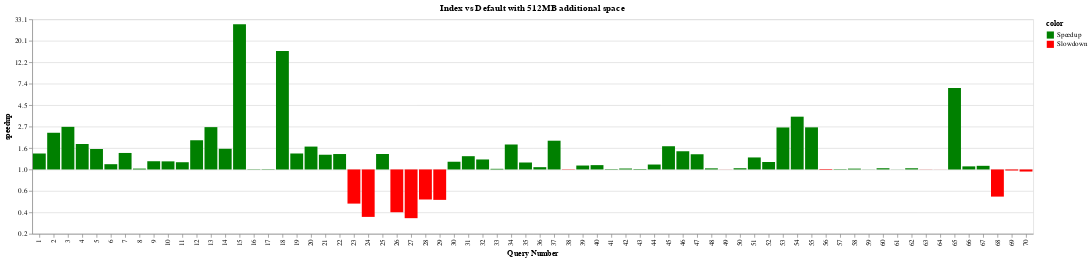

Here is the notebook cell this chart was saved with:
### Code cell
chart = plot_speedup("Index vs Default", index, 8)
chart

### Figure 1 — Vega-Lite specification as saved in the notebook (floating-point values rounded to 4 significant figures)
{"$schema": "https://vega.github.io/schema/vega-lite/v4.17.0.json", "config": {"view": {"continuousHeight": 300, "continuousWidth": 400}}, "data": {"name": "data-ec404116039ce17c3c3c7b1e5703ea16"}, "datasets": {"data-ec404116039ce17c3c3c7b1e5703ea16": [{"budget": 8, "color": "Speedup", "expt_name": "index", "log_speedup": 0.3719, "query_name": "query1", "query_num": 1, "running_time": 0.03305, "speedup": 1.451}, {"budget": 8, "color": "Speedup", "expt_name": "index", "log_speedup": 0.8554, "query_name": "query2", "query_num": 2, "running_time": 0.009514, "speedup": 2.352}, {"budget": 8, "color": "Speedup", "expt_name": "index", "log_speedup": 0.9932, "query_name": "query3", "query_num": 3, "running_time": 0.009024, "speedup": 2.7}, {"budget": 8, "color": "Speedup", "expt_name": "index", "log_speedup": 0.5931, "query_name": "query4", "query_num": 4, "running_time": 0.01655, "speedup": 1.81}, {"budget": 8, "color": "Speedup", "expt_name": "index", "log_speedup": 0.4774, "query_name": "query5", "query_num": 5, "running_time": 0.05965, "speedup": 1.612}, {"budget": 8, "color": "Speedup", "expt_name": "index", "log_speedup": 0.1228, "query_name": "query6", "query_num": 6, "running_time": 1.328, "speedup": 1.131}, {"budget": 8, "color": "Speedup", "expt_name": "index", "log_speedup": 0.3845, "query_name": "query7", "query_num": 7, "running_time": 0.3934, "speedup": 1.469}, {"budget": 8, "color": "Speedup", "expt_name": "index", "log_speedup": 0.01975, "query_name": "query8", "query_num": 8, "running_time": 2.981, "speedup": 1.02}, {"budget": 8, "color": "Speedup", "expt_name": "index", "log_speedup": 0.1916, "query_name": "query9", "query_num": 9, "running_time": 0.1651, "speedup": 1.211}, {"budget": 8, "color": "Speedup", "expt_name": "index", "log_speedup": 0.1887, "query_name": "query10", "query_num": 10, "running_time": 0.1113, "speedup": 1.208}, {"budget": 8, "color": "Speedup", "expt_name": "index", "log_speedup": 0.1685, "query_name": "query11", "query_num": 11, "running_time": 0.2285, "speedup": 1.184}, {"budget": 8, "color": "Speedup", "expt_name": "index", "log_speedup": 0.6807, "query_name": "query12", "query_num": 12, "running_time": 0.3829, "speedup": 1.975}, {"budget": 8, "color": "Speedup", "expt_name": "index", "log_speedup": 0.9866, "query_name": "query13", "query_num": 13, "running_time": 0.1742, "speedup": 2.682}, {"budget": 8, "color": "Speedup", "expt_name": "index", "log_speedup": 0.4822, "query_name": "query14", "query_num": 14, "running_time": 0.6572, "speedup": 1.62}, {"budget": 8, "color": "Speedup", "expt_name": "index", "log_speedup": 3.384, "query_name": "query15", "query_num": 15, "running_time": 0.01085, "speedup": 29.5}, {"budget": 8, "color": "Speedup", "expt_name": "index", "log_speedup": 0.006333, "query_name": "query16", "query_num": 16, "running_time": 0.446, "speedup": 1.006}, {"budget": 8, "color": "Speedup", "expt_name": "index", "log_speedup": 0.007559, "query_name": "query17", "query_num": 17, "running_time": 0.4229, "speedup": 1.008}, {"budget": 8, "color": "Speedup", "expt_name": "index", "log_speedup": 2.762, "query_name": "query18", "query_num": 18, "running_time": 0.02083, "speedup": 15.82}, {"budget": 8, "color": "Speedup", "expt_name": "index", "log_speedup": 0.3722, "query_name": "query19", "query_num": 19, "running_time": 3.52, "speedup": 1.451}, {"budget": 8, "color": "Speedup", "expt_name": "index", "log_speedup": 0.5332, "query_name": "query20", "query_num": 20, "running_time": 0.6711, "speedup": 1.704}, {"budget": 8, "color": "Speedup", "expt_name": "index", "log_speedup": 0.3432, "query_name": "query21", "query_num": 21, "running_time": 0.3912, "speedup": 1.409}, {"budget": 8, "color": "Speedup", "expt_name": "index", "log_speedup": 0.3596, "query_name": "query22", "query_num": 22, "running_time": 1.498, "speedup": 1.433}, {"budget": 8, "color": "Slowdown", "expt_name": "index", "log_speedup": -0.796, "query_name": "query23", "query_num": 23, "running_time": 3.993, "speedup": 0.4511}, {"budget": 8, "color": "Slowdown", "expt_name": "index", "log_speedup": -1.106, "query_name": "query24", "query_num": 24, "running_time": 4.049, "speedup": 0.3309}, {"budget": 8, "color": "Speedup", "expt_name": "index", "log_speedup": 0.3609, "query_name": "query25", "query_num": 25, "running_time": 0.1616, "speedup": 1.435}, {"budget": 8, "color": "Slowdown", "expt_name": "index", "log_speedup": -0.9975, "query_name": "query26", "query_num": 26, "running_time": 1.891, "speedup": 0.3688}, {"budget": 8, "color": "Slowdown", "expt_name": "index", "log_speedup": -1.136, "query_name": "query27", "query_num": 27, "running_time": 0.9151, "speedup": 0.3212}, {"budget": 8, "color": "Slowdown", "expt_name": "index", "log_speedup": -0.7001, "query_name": "query28", "query_num": 28, "running_time": 1.892, "speedup": 0.4965}, {"budget": 8, "color": "Slowdown", "expt_name": "index", "log_speedup": -0.7089, "query_name": "query29", "query_num": 29, "running_time": 1.034, "speedup": 0.4922}, {"budget": 8, "color": "Speedup", "expt_name": "index", "log_speedup": 0.1799, "query_name": "query30", "query_num": 30, "running_time": 2.497, "speedup": 1.197}, {"budget": 8, "color": "Speedup", "expt_name": "index", "log_speedup": 0.3093, "query_name": "query31", "query_num": 31, "running_time": 0.02684, "speedup": 1.362}, {"budget": 8, "color": "Speedup", "expt_name": "index", "log_speedup": 0.2329, "query_name": "query32", "query_num": 32, "running_time": 0.0402, "speedup": 1.262}, {"budget": 8, "color": "Speedup", "expt_name": "index", "log_speedup": 0.01525, "query_name": "query33", "query_num": 33, "running_time": 1.126, "speedup": 1.015}, {"budget": 8, "color": "Speedup", "expt_name": "index", "log_speedup": 0.5818, "query_name": "query34", "query_num": 34, "running_time": 0.1414, "speedup": 1.789}, {"budget": 8, "color": "Speedup", "expt_name": "index", "log_speedup": 0.1621, "query_name": "query35", "query_num": 35, "running_time": 0.04466, "speedup": 1.176}, {"budget": 8, "color": "Speedup", "expt_name": "index", "log_speedup": 0.05325, "query_name": "query36", "query_num": 36, "running_time": 0.3367, "speedup": 1.055}, {"budget": 8, "color": "Speedup", "expt_name": "index", "log_speedup": 0.6702, "query_name": "query37", "query_num": 37, "running_time": 0.3974, "speedup": 1.955}, {"budget": 8, "color": "Slowdown", "expt_name": "index", "log_speedup": -0.006671, "query_name": "query38", "query_num": 38, "running_time": 0.08561, "speedup": 0.9934}, {"budget": 8, "color": "Speedup", "expt_name": "index", "log_speedup": 0.09158, "query_name": "query39", "query_num": 39, "running_time": 0.2601, "speedup": 1.096}, {"budget": 8, "color": "Speedup", "expt_name": "index", "log_speedup": 0.1009, "query_name": "query40", "query_num": 40, "running_time": 0.2169, "speedup": 1.106}, {"budget": 8, "color": "Speedup", "expt_name": "index", "log_speedup": 0.009007, "query_name": "query41", "query_num": 41, "running_time": 4.32, "speedup": 1.009}, {"budget": 8, "color": "Speedup", "expt_name": "index", "log_speedup": 0.02161, "query_name": "query42", "query_num": 42, "running_time": 1.804, "speedup": 1.022}, {"budget": 8, "color": "Speedup", "expt_name": "index", "log_speedup": 0.01115, "query_name": "query43", "query_num": 43, "running_time": 5.25, "speedup": 1.011}, {"budget": 8, "color": "Speedup", "expt_name": "index", "log_speedup": 0.1148, "query_name": "query44", "query_num": 44, "running_time": 0.7315, "speedup": 1.122}, {"budget": 8, "color": "Speedup", "expt_name": "index", "log_speedup": 0.5413, "query_name": "query45", "query_num": 45, "running_time": 0.3862, "speedup": 1.718}, {"budget": 8, "color": "Speedup", "expt_name": "index", "log_speedup": 0.4245, "query_name": "query46", "query_num": 46, "running_time": 0.5138, "speedup": 1.529}, {"budget": 8, "color": "Speedup", "expt_name": "index", "log_speedup": 0.3545, "query_name": "query47", "query_num": 47, "running_time": 1.134, "speedup": 1.425}, {"budget": 8, "color": "Speedup", "expt_name": "index", "log_speedup": 0.02566, "query_name": "query48", "query_num": 48, "running_time": 1.161, "speedup": 1.026}, {"budget": 8, "color": "Slowdown", "expt_name": "index", "log_speedup": -0.001807, "query_name": "query49", "query_num": 49, "running_time": 3.465, "speedup": 0.9982}, {"budget": 8, "color": "Speedup", "expt_name": "index", "log_speedup": 0.02818, "query_name": "query50", "query_num": 50, "running_time": 2.344, "speedup": 1.029}, {"budget": 8, "color": "Speedup", "expt_name": "index", "log_speedup": 0.28, "query_name": "query51", "query_num": 51, "running_time": 3.86, "speedup": 1.323}, {"budget": 8, "color": "Speedup", "expt_name": "index", "log_speedup": 0.1733, "query_name": "query52", "query_num": 52, "running_time": 2.467, "speedup": 1.189}, {"budget": 8, "color": "Speedup", "expt_name": "index", "log_speedup": 0.9789, "query_name": "query53", "query_num": 53, "running_time": 0.06243, "speedup": 2.662}, {"budget": 8, "color": "Speedup", "expt_name": "index", "log_speedup": 1.23, "query_name": "query54", "query_num": 54, "running_time": 0.05524, "speedup": 3.422}, {"budget": 8, "color": "Speedup", "expt_name": "index", "log_speedup": 0.9816, "query_name": "query55", "query_num": 55, "running_time": 0.07849, "speedup": 2.669}, {"budget": 8, "color": "Slowdown", "expt_name": "index", "log_speedup": -0.01222, "query_name": "query56", "query_num": 56, "running_time": 0.6993, "speedup": 0.9879}, {"budget": 8, "color": "Speedup", "expt_name": "index", "log_speedup": 0.00833, "query_name": "query57", "query_num": 57, "running_time": 0.6479, "speedup": 1.008}, {"budget": 8, "color": "Speedup", "expt_name": "index", "log_speedup": 0.01933, "query_name": "query58", "query_num": 58, "running_time": 27.1, "speedup": 1.02}, {"budget": 8, "color": "Speedup", "expt_name": "index", "log_speedup": 0.002491, "query_name": "query59", "query_num": 59, "running_time": 0.1956, "speedup": 1.002}, {"budget": 8, "color": "Speedup", "expt_name": "index", "log_speedup": 0.0282, "query_name": "query60", "query_num": 60, "running_time": 169.4, "speedup": 1.029}, {"budget": 8, "color": "Speedup", "expt_name": "index", "log_speedup": 0.002088, "query_name": "query61", "query_num": 61, "running_time": 9.989, "speedup": 1.002}, {"budget": 8, "color": "Speedup", "expt_name": "index", "log_speedup": 0.02759, "query_name": "query62", "query_num": 62, "running_time": 1.301, "speedup": 1.028}, {"budget": 8, "color": "Slowdown", "expt_name": "index", "log_speedup": -0.002702, "query_name": "query63", "query_num": 63, "running_time": 2.896, "speedup": 0.9973}, {"budget": 8, "color": "Slowdown", "expt_name": "index", "log_speedup": -0.001364, "query_name": "query64", "query_num": 64, "running_time": 2.143, "speedup": 0.9986}, {"budget": 8, "color": "Speedup", "expt_name": "index", "log_speedup": 1.901, "query_name": "query65", "query_num": 65, "running_time": 0.02444, "speedup": 6.694}, {"budget": 8, "color": "Speedup", "expt_name": "index", "log_speedup": 0.07204, "query_name": "query66", "query_num": 66, "running_time": 0.9588, "speedup": 1.075}, {"budget": 8, "color": "Speedup", "expt_name": "index", "log_speedup": 0.08486, "query_name": "query67", "query_num": 67, "running_time": 0.7937, "speedup": 1.089}, {"budget": 8, "color": "Slowdown", "expt_name": "index", "log_speedup": -0.6329, "query_name": "query68", "query_num": 68, "running_time": 0.5151, "speedup": 0.5311}, {"budget": 8, "color": "Slowdown", "expt_name": "index", "log_speedup": -0.02459, "query_name": "query69", "query_num": 69, "running_time": 0.1893, "speedup": 0.9757}, {"budget": 8, "color": "Slowdown", "expt_name": "index", "log_speedup": -0.04875, "query_name": "query70", "query_num": 70, "running_time": 5.511, "speedup": 0.9524}]}, "encoding": {"color": {"field": "color", "scale": {"domain": ["Speedup", "Slowdown"], "range": ["green", "red"]}, "type": "nominal"}, "x": {"axis": {"title": "Query Number"}, "field": "query_num", "type": "ordinal"}, "y": {"axis": {"format": ",.0f", "labelExpr": "format(exp(datum.value),',.1f')", "title": "speedup"}, "field": "log_speedup", "type": "quantitative"}}, "mark": "bar", "title": {"text": "Index vs Default with 512MB additional space"}}
